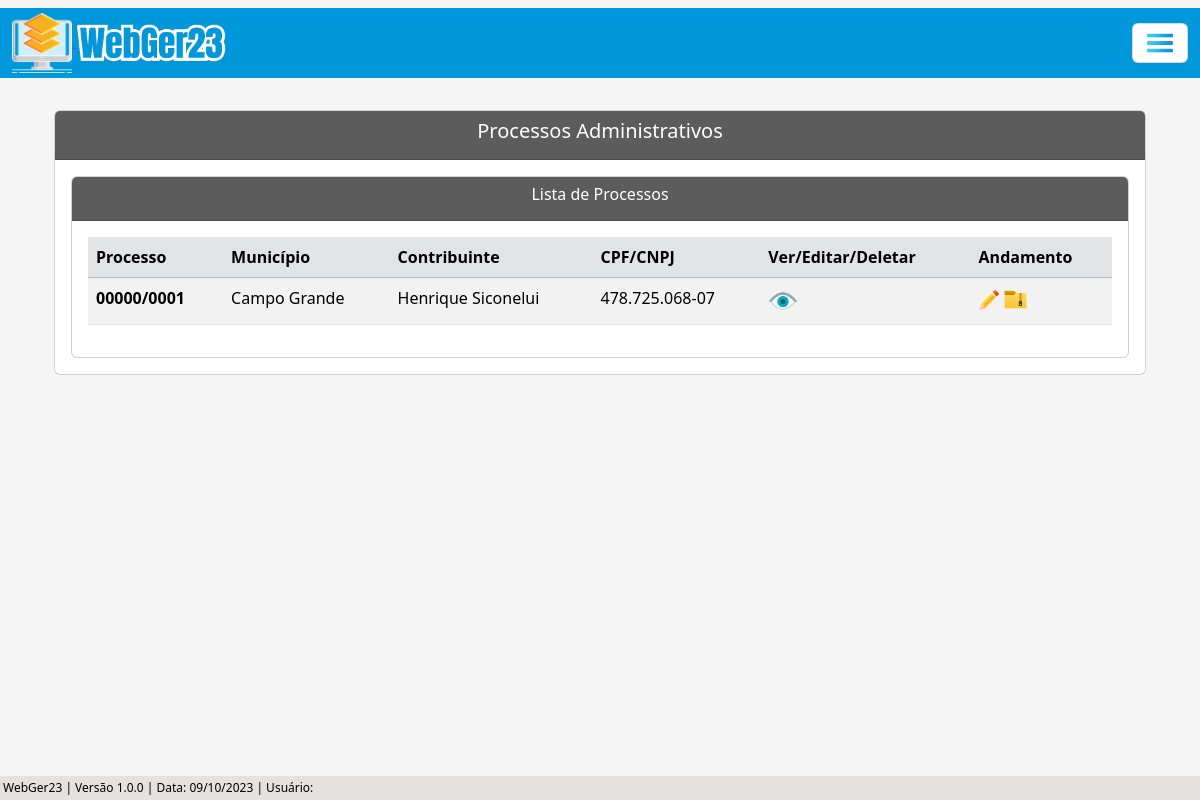
The page /listar/processo-adm/ on the database its author committed.
### processo/models.py (models this page shows, shortened)
class Base(models.Model): # Classe base, será herdada pelas outras classes
    data_criacao = models.DateTimeField('data_criação', auto_now_add=True)
    usuario_criador = models.ForeignKey(get_user_model(), verbose_name='Usuário Criador', on_delete=models.SET_NULL, null=True)
    data_alteracao = models.DateTimeField('Alterado', auto_now=True)
    ativo = models.BooleanField('Ativo?', default=True)
    class Meta:
        abstract = True

class ProcessoAdm(Base):
    tipo_pessoas = (
        ('Física', 'Física'), ('Jurídica', 'Jurídica'),
    )
    numero = models.CharField(unique=True, verbose_name='N°', max_length=10) # Número do processo
    municipio = models.CharField(max_length=50, verbose_name='Município') # Município
    uf = models.CharField(max_length=2) # UF
    data_inicial = models.DateField(blank=True, null=True) # Data Inicial do Período do processo
    data_final = models.DateField(blank=True, null=True) # Data final do Período do processo
    data_div_ativa = models.DateField(blank=True, null=True) # Data dívida ativa
    valor_atributo = models.CharField(max_length=14, blank=True, null=True)  # Valor do atributo
    valor_multa = models.CharField(max_length=14, blank=True, null=True) # Valor da multa
    valor_credito = models.CharField(max_length=14, blank=True, null=True) # Valor do crédito
    valor_atualizado = models.CharField(max_length=14, blank=True, null=True) # Valor do atualizado
    data_valor_atualizado = models.DateField(blank=True, null=True) # Data valor atualizado
    nome_contribuinte = models.CharField(max_length=50)  # Nome / Razão Social
    tipo_pessoa = models.CharField(max_length=50, choices=tipo_pessoas) # Física / Jurídica # Utiliza choices(escolhas) para selecionar o tipo de pessoas
    documento = models.CharField(max_length=20, verbose_name='CPF/CNPJ', unique=True) # CPF / CNPJ
    nome_fantasia = models.CharField(max_length=50, blank=True, null=True) # Nome Fantasia
    email = models.EmailField(max_length=50, blank=True, null=True) # E-mail
    endereco = models.CharField(max_length=150) # Rua
    complemento = models.CharField(max_length=50, blank=True, null=True) # Complemento
    municipio_contribuinte = models.CharField(max_length=50, blank=True, null=True) # Município Contribuinte
    uf_contribuinte = models.CharField(max_length=2, verbose_name='UF', blank=True, null=True) # UF Contribuinte
    cep = models.CharField(max_length=10, blank=True, null=True) # CEP
    telefone = models.CharField(max_length=20, blank=True, null=True) # Telefone
    celular = models.CharField(max_length=20, blank=True, null=True) # Celular

### processo/views.py (the view)
# urls.py: path('listar/processo-adm/', ProcessoAdmList.as_view(), name='proc-adm-list'),
class ProcessoAdmList(ListView):
    model = ProcessoAdm
    template_name = 'processos/lists/processo_adm_list.html'

### processo/templates/processos/lists/processo_adm_list.html (shortened to what this page needs)
{% extends 'index.html' %}
{% load static %}
{% block conteudo %}
    <div class="container p-4">
        <div class="card">
            <div class="card-header text-white" style="background-color: #5c5c5c;">
                <h5 style="text-align: center;">Processos Administrativos</h5>
            </div>
            <div class="card-body">
                <div class="card">
                    <div class="card-header text-white" style="background-color: #5c5c5c;; text-align: center;">
                    <h6>Lista de Processos</h6>
                    </div>
                    <div class="card-body">
                        <div class="table-responsive">
                            <table class="table table-striped" id="tabela-listar">
                                <thead>
                                    <tr class="table-secondary">
                                        <th>Processo</th>
                                        <th>Município</th>
                                        <th>Contribuinte</th>
                                        <th>CPF/CNPJ</th>
                                        <th>Ver/Editar/Deletar</th>
                                        <th>Andamento</th>
                                    </tr>
                                </thead>
                                <tbody>
                                    {% for processo in object_list %}
                                    <tr>
                                        <td><b>{{ processo.numero }}</b></td>
                                        <td>{{ processo.municipio }}</td>
                                        <td>{{ processo.nome_contribuinte }}</td>
                                        <td>{{ processo.documento }}</td>
                                            <td>
                                                <a href="{% url 'proc-adm-view' processo.pk %}"><img src="{% static 'img/olho3.png' %}" width="30"></i></a>
                                            </td>
                                        <td>
                                            <a href="{% url 'andamento-adm-list-update' processo.pk %}"><img src="{% static 'img/botao-editar.png' %}" width="20"></a>
                                            <a href="{% url 'andamento-adm-list' processo.pk %}"><img src="{% static 'img/arquivo.png' %}" width="25"></a>
                                        </td>
                                    </tr>
                                    {% endfor %}
                                </tbody>
                            </table>
                        </div>
                    </div>
                </div>
            </div>
        </div>
    </div>
    <br>
    {% endblock %}

### core/static/css/estilos.css (style rules this page uses)
body { background-color: whitesmoke; margin: 0; padding: 0; display: flex; flex-direction: column; min-height: 100vh; position: relative; }

### rows shown on the page
ProcessoAdm: numero "00000/0001", municipio "Campo Grande", nome_contribuinte "Henrique Siconelui", documento "478.725.068-07"
